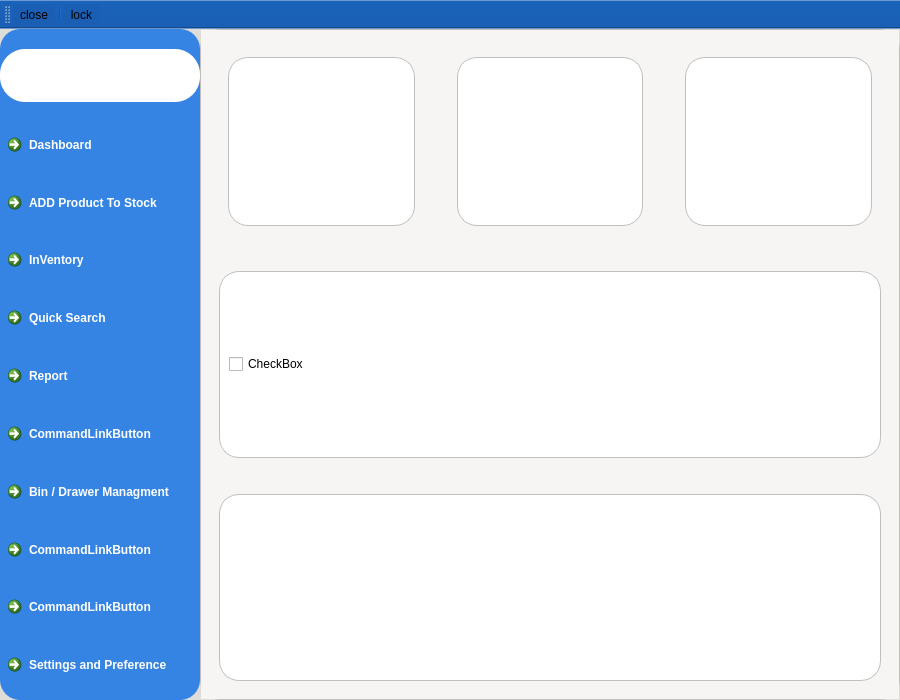
<?xml version="1.0" encoding="UTF-8"?>
<ui version="4.0">
 <class>MainWindow</class>
 <widget class="QMainWindow" name="MainWindow">
  <property name="geometry">
   <rect>
    <x>0</x>
    <y>0</y>
    <width>900</width>
    <height>700</height>
   </rect>
  </property>
  <property name="sizePolicy">
   <sizepolicy hsizetype="Fixed" vsizetype="Fixed">
    <horstretch>0</horstretch>
    <verstretch>0</verstretch>
   </sizepolicy>
  </property>
  <property name="minimumSize">
   <size>
    <width>900</width>
    <height>700</height>
   </size>
  </property>
  <property name="maximumSize">
   <size>
    <width>1920</width>
    <height>1080</height>
   </size>
  </property>
  <property name="acceptDrops">
   <bool>false</bool>
  </property>
  <property name="windowTitle">
   <string>MainWindow</string>
  </property>
  <property name="autoFillBackground">
   <bool>false</bool>
  </property>
  <property name="styleSheet">
   <string notr="true">#Container{
background-color:rgb(222, 221, 218)

}#contentArea{

	background-color:rgb(222, 221, 218)

}

QCommandLinkButton{
color:white;
}

#sideBar{
	background-color:rgb(53, 132, 228);
	color:white;
	border-radius:20px;
	

}

QFrame{
	background-color:white;
	border:1px solid rgb(192, 191, 188);border-radius:20px;
}

#dashboard{
background-color: rgb(246, 245, 244)
}#inventory{background-color:rgb(246, 245, 244);}</string>
  </property>
  <widget class="QWidget" name="centralwidget">
   <layout class="QVBoxLayout" name="verticalLayout" stretch="0">
    <property name="spacing">
     <number>0</number>
    </property>
    <property name="leftMargin">
     <number>0</number>
    </property>
    <property name="topMargin">
     <number>0</number>
    </property>
    <property name="rightMargin">
     <number>0</number>
    </property>
    <property name="bottomMargin">
     <number>0</number>
    </property>
    <item>
     <widget class="QWidget" name="Container" native="true">
      <property name="styleSheet">
       <string notr="true"/>
      </property>
      <layout class="QHBoxLayout" name="horizontalLayout">
       <property name="spacing">
        <number>0</number>
       </property>
       <property name="leftMargin">
        <number>0</number>
       </property>
       <property name="topMargin">
        <number>0</number>
       </property>
       <property name="rightMargin">
        <number>0</number>
       </property>
       <property name="bottomMargin">
        <number>0</number>
       </property>
       <item>
        <widget class="QWidget" name="sideBar" native="true">
         <property name="sizePolicy">
          <sizepolicy hsizetype="Preferred" vsizetype="Preferred">
           <horstretch>0</horstretch>
           <verstretch>0</verstretch>
          </sizepolicy>
         </property>
         <property name="minimumSize">
          <size>
           <width>100</width>
           <height>0</height>
          </size>
         </property>
         <property name="maximumSize">
          <size>
           <width>200</width>
           <height>16777215</height>
          </size>
         </property>
         <property name="mouseTracking">
          <bool>true</bool>
         </property>
         <property name="tabletTracking">
          <bool>true</bool>
         </property>
         <property name="contextMenuPolicy">
          <enum>Qt::NoContextMenu</enum>
         </property>
         <property name="acceptDrops">
          <bool>true</bool>
         </property>
         <property name="styleSheet">
          <string notr="true"/>
         </property>
         <layout class="QVBoxLayout" name="verticalLayout_3">
          <property name="spacing">
           <number>0</number>
          </property>
          <property name="leftMargin">
           <number>0</number>
          </property>
          <property name="topMargin">
           <number>0</number>
          </property>
          <property name="rightMargin">
           <number>0</number>
          </property>
          <property name="bottomMargin">
           <number>0</number>
          </property>
          <item>
           <widget class="QWidget" name="sideBarDrawer" native="true">
            <property name="sizePolicy">
             <sizepolicy hsizetype="Expanding" vsizetype="Expanding">
              <horstretch>0</horstretch>
              <verstretch>0</verstretch>
             </sizepolicy>
            </property>
            <property name="cursor">
             <cursorShape>PointingHandCursor</cursorShape>
            </property>
            <property name="contextMenuPolicy">
             <enum>Qt::NoContextMenu</enum>
            </property>
            <property name="acceptDrops">
             <bool>true</bool>
            </property>
            <layout class="QVBoxLayout" name="verticalLayout_4">
             <property name="spacing">
              <number>5</number>
             </property>
             <property name="leftMargin">
              <number>0</number>
             </property>
             <property name="topMargin">
              <number>0</number>
             </property>
             <property name="rightMargin">
              <number>0</number>
             </property>
             <property name="bottomMargin">
              <number>0</number>
             </property>
             <item>
              <spacer name="verticalSpacer">
               <property name="orientation">
                <enum>Qt::Vertical</enum>
               </property>
               <property name="sizeType">
                <enum>QSizePolicy::Fixed</enum>
               </property>
               <property name="sizeHint" stdset="0">
                <size>
                 <width>20</width>
                 <height>20</height>
                </size>
               </property>
              </spacer>
             </item>
             <item>
              <widget class="QWidget" name="widget_8" native="true">
               <property name="maximumSize">
                <size>
                 <width>16777215</width>
                 <height>70</height>
                </size>
               </property>
               <property name="cursor">
                <cursorShape>PointingHandCursor</cursorShape>
               </property>
               <property name="mouseTracking">
                <bool>true</bool>
               </property>
               <property name="styleSheet">
                <string notr="true">background-color:white;
border-radius:25px;</string>
               </property>
               <layout class="QHBoxLayout" name="horizontalLayout_2">
                <property name="spacing">
                 <number>0</number>
                </property>
                <property name="leftMargin">
                 <number>0</number>
                </property>
                <property name="topMargin">
                 <number>0</number>
                </property>
                <property name="rightMargin">
                 <number>0</number>
                </property>
                <property name="bottomMargin">
                 <number>0</number>
                </property>
                <item>
                 <widget class="QPushButton" name="menuButton">
                  <property name="sizePolicy">
                   <sizepolicy hsizetype="Expanding" vsizetype="Fixed">
                    <horstretch>0</horstretch>
                    <verstretch>0</verstretch>
                   </sizepolicy>
                  </property>
                  <property name="minimumSize">
                   <size>
                    <width>30</width>
                    <height>30</height>
                   </size>
                  </property>
                  <property name="maximumSize">
                   <size>
                    <width>50</width>
                    <height>50</height>
                   </size>
                  </property>
                  <property name="cursor">
                   <cursorShape>PointingHandCursor</cursorShape>
                  </property>
                  <property name="mouseTracking">
                   <bool>true</bool>
                  </property>
                  <property name="acceptDrops">
                   <bool>true</bool>
                  </property>
                  <property name="toolTip">
                   <string comment="Open Menus" extracomment="Open Menus"/>
                  </property>
                  <property name="statusTip">
                   <string comment="Open Menus" extracomment="Open Menus"/>
                  </property>
                  <property name="whatsThis">
                   <string comment="Open Menus" extracomment="Open Menus"/>
                  </property>
                  <property name="autoFillBackground">
                   <bool>false</bool>
                  </property>
                  <property name="text">
                   <string/>
                  </property>
                  <property name="icon">
                   <iconset resource="resource.qrc">
                    <normaloff>:/icons/menu.png</normaloff>:/icons/menu.png</iconset>
                  </property>
                  <property name="iconSize">
                   <size>
                    <width>50</width>
                    <height>50</height>
                   </size>
                  </property>
                  <property name="checkable">
                   <bool>true</bool>
                  </property>
                  <property name="checked">
                   <bool>false</bool>
                  </property>
                  <property name="autoDefault">
                   <bool>true</bool>
                  </property>
                  <property name="default">
                   <bool>true</bool>
                  </property>
                  <property name="flat">
                   <bool>true</bool>
                  </property>
                 </widget>
                </item>
               </layout>
              </widget>
             </item>
             <item>
              <spacer name="verticalSpacer_2">
               <property name="orientation">
                <enum>Qt::Vertical</enum>
               </property>
               <property name="sizeType">
                <enum>QSizePolicy::Fixed</enum>
               </property>
               <property name="sizeHint" stdset="0">
                <size>
                 <width>20</width>
                 <height>20</height>
                </size>
               </property>
              </spacer>
             </item>
             <item>
              <widget class="QCommandLinkButton" name="DashborderBtn">
               <property name="text">
                <string>Dashboard</string>
               </property>
              </widget>
             </item>
             <item>
              <widget class="QCommandLinkButton" name="commandLinkButton_9">
               <property name="text">
                <string>ADD Product To Stock</string>
               </property>
               <property name="icon">
                <iconset resource="resource.qrc">
                 <normaloff>:/icons/add.png</normaloff>:/icons/add.png</iconset>
               </property>
               <property name="iconSize">
                <size>
                 <width>50</width>
                 <height>50</height>
                </size>
               </property>
              </widget>
             </item>
             <item>
              <widget class="QCommandLinkButton" name="InventoryBtn">
               <property name="text">
                <string>InVentory</string>
               </property>
              </widget>
             </item>
             <item>
              <widget class="QCommandLinkButton" name="commandLinkButton_11">
               <property name="text">
                <string>Quick Search</string>
               </property>
              </widget>
             </item>
             <item>
              <widget class="QCommandLinkButton" name="commandLinkButton_10">
               <property name="text">
                <string>Report</string>
               </property>
              </widget>
             </item>
             <item>
              <widget class="QCommandLinkButton" name="commandLinkButton_8">
               <property name="text">
                <string>CommandLinkButton</string>
               </property>
              </widget>
             </item>
             <item>
              <widget class="QCommandLinkButton" name="commandLinkButton_7">
               <property name="text">
                <string>Bin / Drawer Managment</string>
               </property>
              </widget>
             </item>
             <item>
              <widget class="QCommandLinkButton" name="commandLinkButton_5">
               <property name="text">
                <string>CommandLinkButton</string>
               </property>
              </widget>
             </item>
             <item>
              <widget class="QCommandLinkButton" name="commandLinkButton_4">
               <property name="text">
                <string>CommandLinkButton</string>
               </property>
              </widget>
             </item>
             <item>
              <widget class="QCommandLinkButton" name="settingBtn">
               <property name="text">
                <string>Settings and Preference</string>
               </property>
              </widget>
             </item>
            </layout>
           </widget>
          </item>
         </layout>
        </widget>
       </item>
       <item>
        <widget class="QWidget" name="widget" native="true">
         <layout class="QVBoxLayout" name="verticalLayout_13">
          <property name="spacing">
           <number>0</number>
          </property>
          <property name="leftMargin">
           <number>0</number>
          </property>
          <property name="topMargin">
           <number>0</number>
          </property>
          <property name="rightMargin">
           <number>0</number>
          </property>
          <property name="bottomMargin">
           <number>0</number>
          </property>
          <item>
           <widget class="QStackedWidget" name="contentArea">
            <property name="mouseTracking">
             <bool>true</bool>
            </property>
            <property name="tabletTracking">
             <bool>true</bool>
            </property>
            <property name="currentIndex">
             <number>0</number>
            </property>
            <widget class="QWidget" name="dashboard">
             <layout class="QVBoxLayout" name="verticalLayout_2">
              <property name="spacing">
               <number>0</number>
              </property>
              <property name="leftMargin">
               <number>0</number>
              </property>
              <property name="topMargin">
               <number>0</number>
              </property>
              <property name="rightMargin">
               <number>0</number>
              </property>
              <property name="bottomMargin">
               <number>0</number>
              </property>
              <item>
               <widget class="QWidget" name="section" native="true">
                <layout class="QHBoxLayout" name="horizontalLayout_3">
                 <item>
                  <widget class="QWidget" name="widget_2" native="true">
                   <layout class="QHBoxLayout" name="horizontalLayout_5">
                    <item>
                     <widget class="QWidget" name="widget_15" native="true">
                      <layout class="QHBoxLayout" name="horizontalLayout_28">
                       <item>
                        <widget class="QFrame" name="card_14">
                         <property name="frameShape">
                          <enum>QFrame::StyledPanel</enum>
                         </property>
                         <property name="frameShadow">
                          <enum>QFrame::Raised</enum>
                         </property>
                        </widget>
                       </item>
                      </layout>
                     </widget>
                    </item>
                   </layout>
                  </widget>
                 </item>
                 <item>
                  <widget class="QWidget" name="widget_5" native="true">
                   <layout class="QHBoxLayout" name="horizontalLayout_6">
                    <item>
                     <widget class="QWidget" name="widget_16" native="true">
                      <layout class="QHBoxLayout" name="horizontalLayout_29">
                       <item>
                        <widget class="QFrame" name="card_15">
                         <property name="frameShape">
                          <enum>QFrame::StyledPanel</enum>
                         </property>
                         <property name="frameShadow">
                          <enum>QFrame::Raised</enum>
                         </property>
                        </widget>
                       </item>
                      </layout>
                     </widget>
                    </item>
                   </layout>
                  </widget>
                 </item>
                 <item>
                  <widget class="QWidget" name="widget_4" native="true">
                   <layout class="QHBoxLayout" name="horizontalLayout_4">
                    <item>
                     <widget class="QWidget" name="widget_14" native="true">
                      <layout class="QHBoxLayout" name="horizontalLayout_27">
                       <item>
                        <widget class="QFrame" name="card_13">
                         <property name="frameShape">
                          <enum>QFrame::StyledPanel</enum>
                         </property>
                         <property name="frameShadow">
                          <enum>QFrame::Raised</enum>
                         </property>
                        </widget>
                       </item>
                      </layout>
                     </widget>
                    </item>
                   </layout>
                  </widget>
                 </item>
                </layout>
               </widget>
              </item>
              <item>
               <widget class="QWidget" name="section_2" native="true">
                <layout class="QHBoxLayout" name="horizontalLayout_8">
                 <item>
                  <widget class="QWidget" name="contentContainer" native="true">
                   <layout class="QHBoxLayout" name="horizontalLayout_9">
                    <item>
                     <widget class="QFrame" name="maincard">
                      <property name="frameShape">
                       <enum>QFrame::StyledPanel</enum>
                      </property>
                      <property name="frameShadow">
                       <enum>QFrame::Raised</enum>
                      </property>
                      <layout class="QVBoxLayout" name="verticalLayout_5">
                       <item>
                        <widget class="QCheckBox" name="checkBox">
                         <property name="text">
                          <string>CheckBox</string>
                         </property>
                        </widget>
                       </item>
                      </layout>
                     </widget>
                    </item>
                   </layout>
                  </widget>
                 </item>
                </layout>
               </widget>
              </item>
              <item>
               <widget class="QWidget" name="section_3" native="true">
                <layout class="QHBoxLayout" name="horizontalLayout_10">
                 <item>
                  <widget class="QWidget" name="widget_6" native="true">
                   <layout class="QHBoxLayout" name="horizontalLayout_11">
                    <item>
                     <widget class="QFrame" name="card_5">
                      <property name="frameShape">
                       <enum>QFrame::StyledPanel</enum>
                      </property>
                      <property name="frameShadow">
                       <enum>QFrame::Raised</enum>
                      </property>
                     </widget>
                    </item>
                   </layout>
                  </widget>
                 </item>
                </layout>
               </widget>
              </item>
             </layout>
            </widget>
            <widget class="QWidget" name="inventory">
             <layout class="QVBoxLayout" name="verticalLayout_6">
              <property name="spacing">
               <number>0</number>
              </property>
              <property name="leftMargin">
               <number>0</number>
              </property>
              <property name="topMargin">
               <number>0</number>
              </property>
              <property name="rightMargin">
               <number>0</number>
              </property>
              <property name="bottomMargin">
               <number>0</number>
              </property>
             </layout>
            </widget>
            <widget class="QWidget" name="settings">
             <layout class="QVBoxLayout" name="verticalLayout_7">
              <item alignment="Qt::AlignTop">
               <widget class="QTabWidget" name="tabWidget">
                <property name="currentIndex">
                 <number>1</number>
                </property>
                <widget class="QWidget" name="UserPreference">
                 <attribute name="title">
                  <string>Tab 1</string>
                 </attribute>
                 <layout class="QHBoxLayout" name="horizontalLayout_7"/>
                </widget>
                <widget class="QWidget" name="DbSetting">
                 <attribute name="title">
                  <string>Tab 2</string>
                 </attribute>
                 <layout class="QHBoxLayout" name="horizontalLayout_12">
                  <item>
                   <widget class="QWidget" name="widget_12" native="true">
                    <layout class="QVBoxLayout" name="verticalLayout_9">
                     <item>
                      <widget class="QLabel" name="label_3">
                       <property name="text">
                        <string>Database Settings</string>
                       </property>
                      </widget>
                     </item>
                     <item>
                      <spacer name="verticalSpacer_8">
                       <property name="orientation">
                        <enum>Qt::Vertical</enum>
                       </property>
                       <property name="sizeType">
                        <enum>QSizePolicy::Fixed</enum>
                       </property>
                       <property name="sizeHint" stdset="0">
                        <size>
                         <width>20</width>
                         <height>20</height>
                        </size>
                       </property>
                      </spacer>
                     </item>
                     <item>
                      <widget class="QCheckBox" name="checkBox_2">
                       <property name="text">
                        <string>Host Private Db</string>
                       </property>
                      </widget>
                     </item>
                     <item>
                      <widget class="QLabel" name="label_9">
                       <property name="text">
                        <string>Database Url</string>
                       </property>
                      </widget>
                     </item>
                     <item>
                      <spacer name="verticalSpacer_4">
                       <property name="orientation">
                        <enum>Qt::Vertical</enum>
                       </property>
                       <property name="sizeHint" stdset="0">
                        <size>
                         <width>20</width>
                         <height>382</height>
                        </size>
                       </property>
                      </spacer>
                     </item>
                    </layout>
                   </widget>
                  </item>
                 </layout>
                </widget>
                <widget class="QWidget" name="tab">
                 <attribute name="title">
                  <string>Page</string>
                 </attribute>
                 <layout class="QHBoxLayout" name="horizontalLayout_13">
                  <item>
                   <widget class="QWidget" name="widget_11" native="true">
                    <layout class="QVBoxLayout" name="verticalLayout_10">
                     <item>
                      <widget class="QLabel" name="label_4">
                       <property name="text">
                        <string>preferences</string>
                       </property>
                      </widget>
                     </item>
                     <item>
                      <spacer name="verticalSpacer_5">
                       <property name="orientation">
                        <enum>Qt::Vertical</enum>
                       </property>
                       <property name="sizeHint" stdset="0">
                        <size>
                         <width>20</width>
                         <height>487</height>
                        </size>
                       </property>
                      </spacer>
                     </item>
                    </layout>
                   </widget>
                  </item>
                  <item>
                   <widget class="QWidget" name="widget_10" native="true"/>
                  </item>
                 </layout>
                </widget>
                <widget class="QWidget" name="tab_2">
                 <attribute name="title">
                  <string>Page</string>
                 </attribute>
                 <layout class="QHBoxLayout" name="horizontalLayout_14">
                  <item>
                   <widget class="QWidget" name="widget_30" native="true">
                    <layout class="QVBoxLayout" name="verticalLayout_11">
                     <item>
                      <widget class="QLabel" name="about">
                       <property name="text">
                        <string>about</string>
                       </property>
                      </widget>
                     </item>
                     <item>
                      <widget class="QLabel" name="label_6">
                       <property name="text">
                        <string>hsdbvkjsbdkfbkjsd</string>
                       </property>
                      </widget>
                     </item>
                     <item>
                      <spacer name="verticalSpacer_6">
                       <property name="orientation">
                        <enum>Qt::Vertical</enum>
                       </property>
                       <property name="sizeHint" stdset="0">
                        <size>
                         <width>20</width>
                         <height>464</height>
                        </size>
                       </property>
                      </spacer>
                     </item>
                    </layout>
                   </widget>
                  </item>
                 </layout>
                </widget>
               </widget>
              </item>
             </layout>
            </widget>
           </widget>
          </item>
         </layout>
        </widget>
       </item>
      </layout>
     </widget>
    </item>
   </layout>
  </widget>
  <widget class="QToolBar" name="toolBar">
   <property name="windowTitle">
    <string>toolBar</string>
   </property>
   <property name="styleSheet">
    <string notr="true">background-color:rgb(26, 95, 180)</string>
   </property>
   <attribute name="toolBarArea">
    <enum>TopToolBarArea</enum>
   </attribute>
   <attribute name="toolBarBreak">
    <bool>false</bool>
   </attribute>
   <addaction name="actionclose"/>
   <addaction name="separator"/>
   <addaction name="actionlock"/>
  </widget>
  <action name="actionclose">
   <property name="icon">
    <iconset theme="window-close"/>
   </property>
   <property name="text">
    <string>close</string>
   </property>
   <property name="toolTip">
    <string>close the program</string>
   </property>
   <property name="shortcut">
    <string>Ctrl+Q</string>
   </property>
   <property name="menuRole">
    <enum>QAction::QuitRole</enum>
   </property>
  </action>
  <action name="actionlock">
   <property name="checkable">
    <bool>true</bool>
   </property>
   <property name="icon">
    <iconset theme="system-lock-screen"/>
   </property>
   <property name="text">
    <string>lock</string>
   </property>
   <property name="toolTip">
    <string>loxk the program</string>
   </property>
   <property name="shortcut">
    <string>Ctrl+Shift+L</string>
   </property>
   <property name="menuRole">
    <enum>QAction::ApplicationSpecificRole</enum>
   </property>
  </action>
 </widget>
 <resources>
  <include location="resource.qrc"/>
 </resources>
 <connections/>
</ui>
